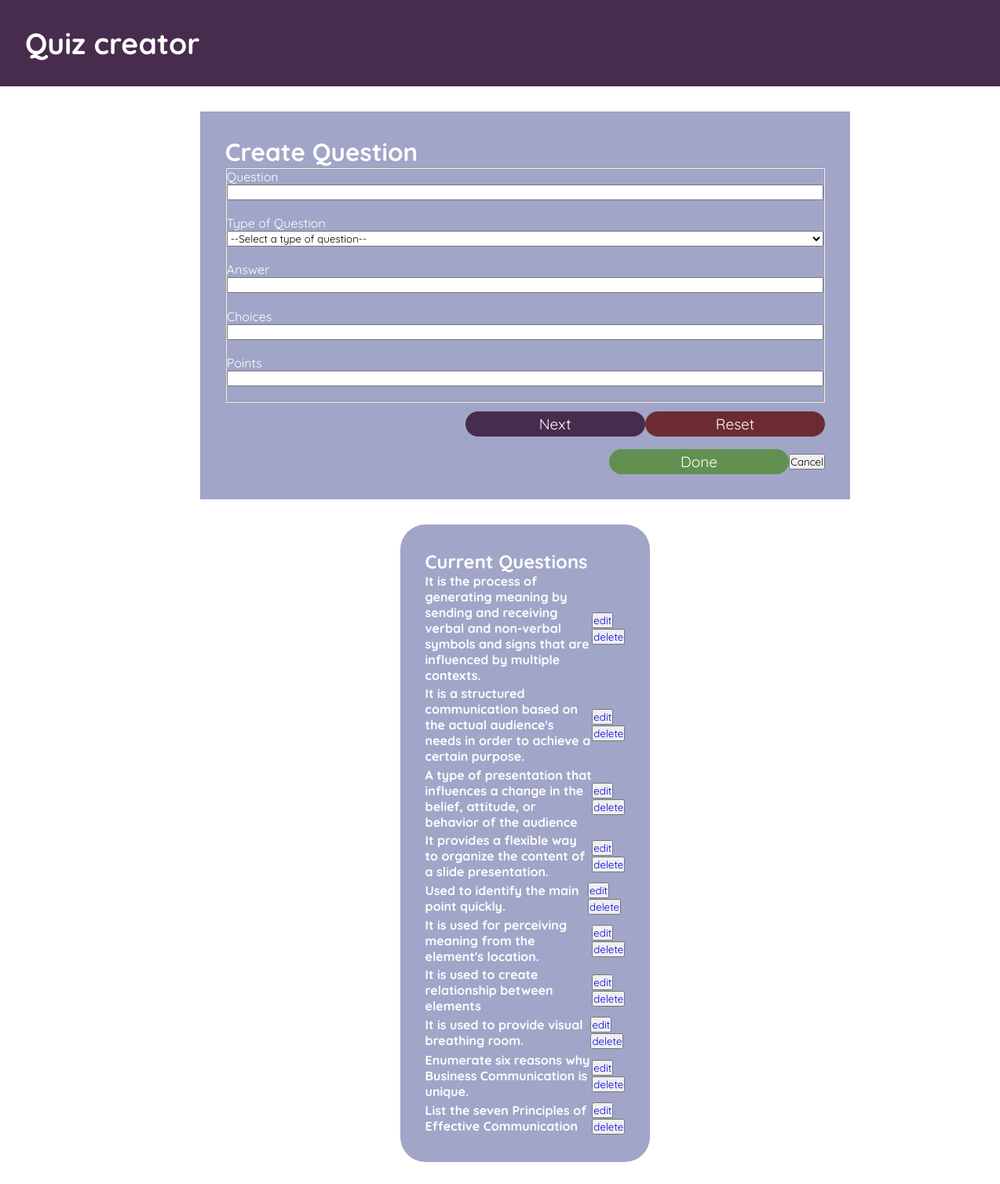
The page /teachermodule/teacherCreateQuestions.php?quiz_code=tpqs001 on the database its author committed.
### tables this page shows
CREATE TABLE `quiz_inventory` (
  `quiz_code` varchar(45) DEFAULT NULL,
  `type_of_quiz` text DEFAULT NULL,
  `question` text DEFAULT NULL,
  `choices` text DEFAULT NULL,
  `answer` text DEFAULT NULL,
  `points` int(11) DEFAULT NULL
);

### teachermodule/rQuestions.php (the view, shortened to what this page needs)
<?php
    include "config.php";
    $sql = "SELECT `question` FROM `quiz_inventory` WHERE `quiz_code` = '" . $_SESSION['quiz_code'] . "'";
    $result = mysqli_query($connection, $sql);
    while ($row = $result->fetch_assoc()) {
        echo "<div>";
        echo "<h4>". $row['question'] . "</h4>";
        echo "<div>";
        echo "<button class='editQuestion'><a href='teacherEditQuestion.php?quiz_code=" . $_SESSION['quiz_code'] . "&question=". $row['question'] . "'> edit </a></button>";
        echo "<button class='Delete'><a href='dQuestion.php?quiz_code=" . $_SESSION['quiz_code'] . "&question=". $row['question'] . "'> delete </a>";
        echo "</div>";
        echo "</div>";
    }
?>

### teachermodule/styles/teacherCreateQuiz.css (style rules this page uses)
* { margin: 0; padding: 0; list-style: none; text-decoration: none; font-family: var(--fnt-Quicksand); }
body { display: flex; flex-direction: column; height: 100vh; }
main > :nth-child(2) > section-left > div > * { display: flex; align-items: center; justify-content: space-between; margin-bottom: 0.2rem; }

### rows shown on the page
quiz_inventory: question "It is the process of generating meaning by sending and receiving verbal and non-verbal symbols and signs that are influenced by multiple contexts."
quiz_inventory: question "It is a structured communication based on the actual audience's needs in order to achieve a certain purpose."
quiz_inventory: question "A type of presentation that influences a change in the belief, attitude, or behavior of the audience"
quiz_inventory: question "It provides a flexible way to organize the content of a slide presentation."
quiz_inventory: question "Used to identify the main point quickly."
quiz_inventory: question "It is used for perceiving meaning from the element's location."
quiz_inventory: question "It is used to create relationship between elements"
quiz_inventory: question "It is used to provide visual breathing room."
quiz_inventory: question "Enumerate six reasons why Business Communication is unique."
quiz_inventory: question "List the seven Principles of Effective Communication"
